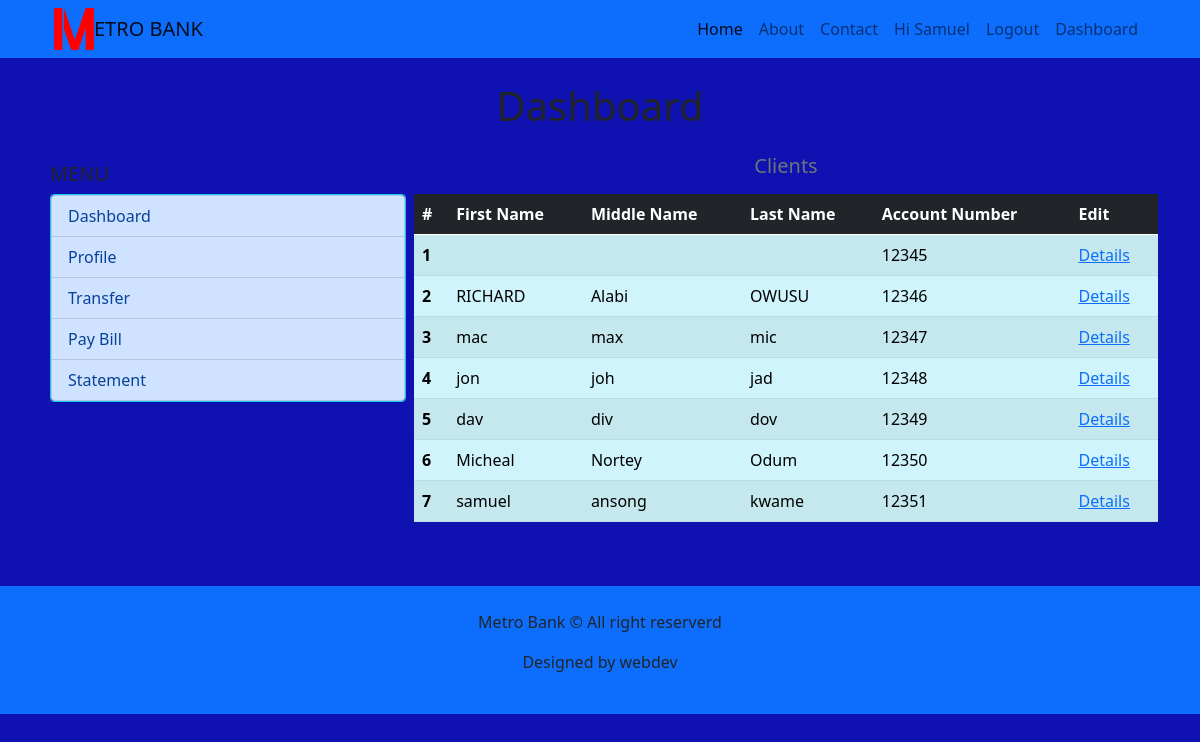
/clients/ (signed in), run on an earlier commit of the app's database.
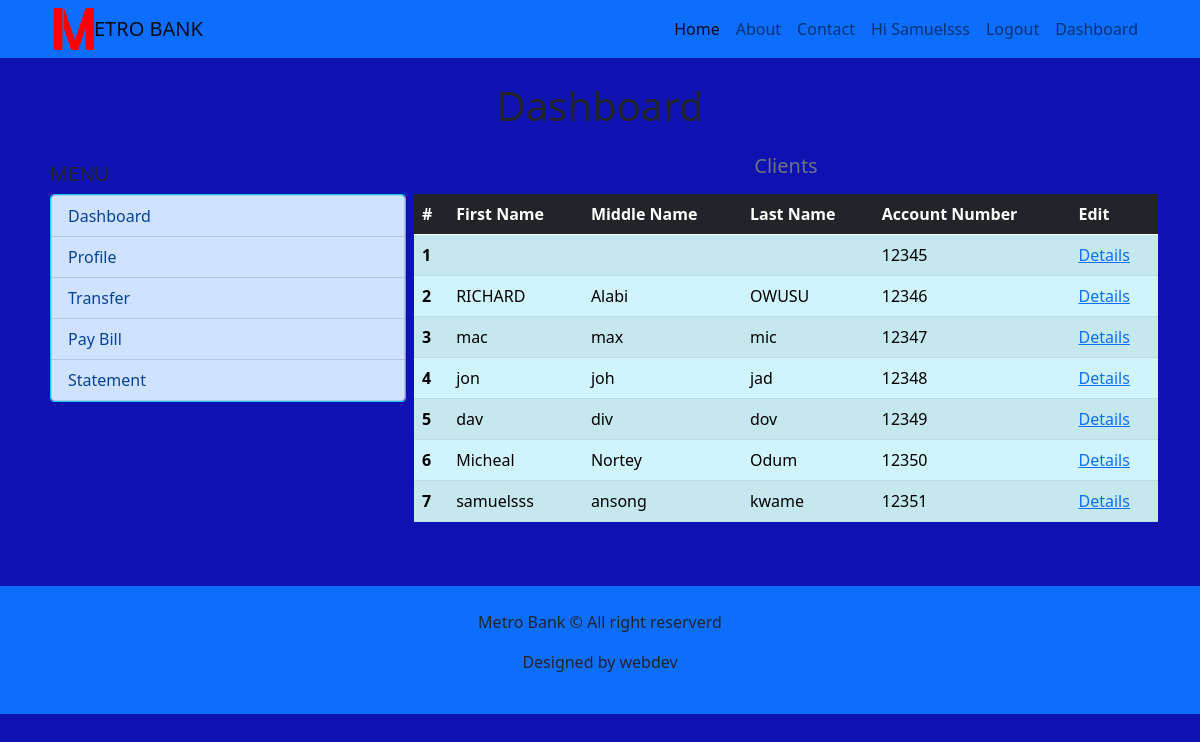
And on a later commit of the database.
### accounts/models.py (models this page shows)
class CustomUser(AbstractUser):
    middle_name = models.CharField(max_length=255, default='')
    birth_date = models.DateField(null=True, blank=True)
    currentBalance = models.DecimalField(max_digits=100, decimal_places=2,default=0.00)
    accType = models.ForeignKey(AccType, on_delete=models.PROTECT,null=True, blank=True)
    image = ProcessedImageField(blank=True, null=True,default='profile/metrologo.png', upload_to='profile',processors=[ResizeToFill(100, 100)],format='JPEG',options={'quality': 60})

### bank/views.py (the view)
# urls.py: path('clients/', views.clientsView, name='clients'),
def clientsView(request):
    clients = CustomUser.objects.all()
    context = {
        'clients': clients
    }
    return render(request, 'bank/clients.html', context)

### bank/templates/bank/clients.html (shortened to what this page needs)
{% extends "base/base.html" %}
{% block content %}
    <main class="container mb-5">
        <h1 class="text-center display-6 pt-4">Dashboard</h1>
        <div class="row">
            <div class="col-12 col-md-4 mt-md-2 mb-md-5 px-md-2 py-md-3">
                {% include "bank/menu.html" %}
            </div>
            <div class="col-12 col-md-8">
                <div class="row justify-content-between">
                    <h5 class="h5 text-center text-secondary my-3">Clients</h5>
                    <table class="table table-striped table-info table-hover">
                        <thead>
                            <tr class="">
                                <th scope="col" class="bg-dark text-white">#</th>
                                <th scope="col" class="bg-dark text-white">First Name</th>
                                <th scope="col" class="bg-dark text-white">Middle Name</th>
                                <th scope="col" class="bg-dark text-white">Last Name</th>
                                <th scope="col" class="bg-dark text-white">Account Number</th>
                                <th scope="col" class="bg-dark text-white">Edit</th>
                            </tr>
                        </thead>
                        <tbody>
                            {% for client in clients  %}
                            <tr>
                                <th scope="col">{{ forloop.counter }}</th>
                                <td scope="col">{{ client.first_name }} </td>
                                <td scope="col">{{ client.middle_name }}</td>
                                <td scope="col">{{ client.last_name }}</td>
                                <td scope="col">{{ client.username }}</td>
                                <td scope="col"><a href="{% url "client_details" client.id %}">Details</a></td>
                            </tr>
                            {% endfor %}
                        </tbody>
                    </table>
                </div>
            </div>
        </div>
    </main>
{% endblock content %}

### base/templates/base/base.html (shortened to what this page needs)
{% load static %}
<!DOCTYPE html>
<html lang="en">
<head>
    <link rel="stylesheet" href=" {% static "base/bootstrap/css/bootstrap.css" %} ">
    <link rel="stylesheet" href=" {% static "base/scss/custom.css" %} ">
	<link rel="stylesheet" href="{% static "base/css/mystyle.css" %}">
</head>
<body class='mybg'>
	<header>
		<nav class="navbar navbar-expand-lg navbar-light bg-warning">
			<div class="container">
				<img src="{% static "base/images/metrologo.png" %}" alt="" width="40px">
			  <a class="navbar-brand" href="#">ETRO BANK</a>
			  <div class="collapse navbar-collapse justify-content-end" id="navbarSupportedContent">
				<ul class="navbar-nav  mb-2 mb-lg-0">
				  <li class="nav-item">
					<a class="nav-link active" aria-current="page" href="{% url "home" %}">Home</a>
				  </li>
				  <li class="nav-item">
					<a class="nav-link" href="{% url "about" %}">About</a>
				  </li>
				  <li class="nav-item">
					<a class="nav-link" href="{% url "contact" %}">Contact</a>
				  </li>
				  {% if request.user.is_authenticated %}
				  <li class="nav-item">
					<a class="nav-link" href="{% url "client_profile" %}">Hi {{ request.user.first_name|title }}</a>
				  </li>
				  <li class="nav-item">
					<a class="nav-link" href="{% url "signOut" %}">Logout</a>
				</li>
						{% if request.user.is_superuser %}
							<li class="nav-item">
								<a class="nav-link" href="{% url "admin_dashboard" %}">Dashboard</a>
							</li>
							{% else %}
							<li class="nav-item">
								<a class="nav-link" href="{% url "client_dashboard" %}">Dashboard</a>
							</li>
						{% endif %}
				  {% endif %}
				</ul>
			  </div>
			</div>
		  </nav>
	</header>
    {% block content %}
	{% endblock content %}
	<footer class='bg-warning p-4'>
		<div class="container text-center bg-warning py-g">
			<p>Metro Bank &copy All right reserverd</p>
			<p>Designed by webdev</p>
		</div>
	</footer>
</body>
</html>

What changed in the data, as far as the page shows it:
changed CustomUser "ansong": user.first_name "Samuel" → "Samuelsss"; first_name "samuel" → "samuelsss"
